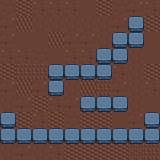

This game map was drawn from its Tiled (.tmx) file and the tilesets committed beside it. A one-line description and the full map source follow:
An orthogonal 10x10 tile map with 16x16 px tiles, 2 tile layers (background, wall), 1 hidden layer not drawn and 1 object (entity).

<map version="1.10" tiledversion="1.11.2" orientation="orthogonal" renderorder="right-down" width="10" height="10" tilewidth="16" tileheight="16" infinite="0" nextlayerid="5" nextobjectid="4">
 <tileset firstgid="1" name="dangeon" tilewidth="16" tileheight="16" tilecount="768" columns="32">
  <image source="dangeon.png" width="512" height="384" />
 </tileset>
 <layer id="1" name="background" width="10" height="10">
  <data encoding="csv">
3,34,4,4,4,2,34,3,68,4,
68,66,67,67,67,67,67,68,2,34,
68,2,2,66,68,68,67,36,36,2,
4,4,3,2,4,4,35,2,67,2,
34,35,35,2,3,34,68,4,67,34,
68,66,68,34,67,66,35,68,67,4,
67,68,34,4,68,34,4,2,67,2,
34,34,4,34,3,34,34,2,68,3,
34,35,67,36,3,34,36,36,36,67,
67,68,67,4,34,34,34,34,36,35
</data>
 </layer>
 <layer id="2" name="wall" width="10" height="10">
  <data encoding="csv">
0,0,0,0,0,0,0,0,0,0,
0,0,0,0,0,0,0,0,306,0,
0,0,0,0,0,0,0,306,306,0,
0,0,0,0,0,0,306,306,0,0,
0,0,0,306,306,306,306,0,0,0,
0,0,0,306,0,0,0,0,0,0,
0,0,0,0,0,306,306,306,0,0,
306,0,0,0,0,0,0,0,0,306,
306,306,306,306,306,306,306,306,306,306,
0,0,0,0,0,0,0,0,0,0
</data>
 </layer>
 <layer id="3" name="collision" width="10" height="10" visible="0">
  <data encoding="csv">
0,0,0,0,0,0,0,0,0,0,
0,0,0,0,0,0,0,0,82,0,
0,0,0,0,0,0,0,82,82,0,
0,0,0,0,0,0,82,82,0,0,
0,0,0,82,82,82,82,0,0,0,
0,0,0,82,0,0,0,0,0,0,
0,0,0,0,0,82,82,82,0,0,
82,0,0,0,0,0,0,0,0,82,
82,82,82,82,82,82,82,82,82,82,
0,0,0,0,0,0,0,0,0,0
</data>
 </layer>
 <objectgroup id="4" name="objects">
  <object id="1" name="entity" x="150.253" y="92.7046">
   <properties>
    <property name="texture" value="cube.png" />
   </properties>
  </object>
 </objectgroup>
</map>
